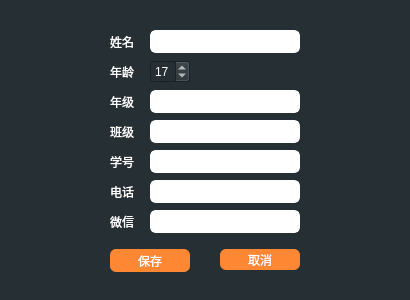
<?xml version="1.0" encoding="UTF-8"?>
<ui version="4.0">
 <class>Dlg_AddStu</class>
 <widget class="QDialog" name="Dlg_AddStu">
  <property name="geometry">
   <rect>
    <x>0</x>
    <y>0</y>
    <width>410</width>
    <height>300</height>
   </rect>
  </property>
  <property name="windowTitle">
   <string>学生信息</string>
  </property>
  <property name="windowIcon">
   <iconset resource="res.qrc">
    <normaloff>:/login_icon.jpg</normaloff>:/login_icon.jpg</iconset>
  </property>
  <property name="styleSheet">
   <string notr="true">background-color: rgb(38, 47, 52);</string>
  </property>
  <widget class="QLabel" name="name">
   <property name="geometry">
    <rect>
     <x>110</x>
     <y>30</y>
     <width>30</width>
     <height>23</height>
    </rect>
   </property>
   <property name="styleSheet">
    <string notr="true">color: rgb(255, 255, 255);</string>
   </property>
   <property name="text">
    <string>姓名</string>
   </property>
  </widget>
  <widget class="QLabel" name="age">
   <property name="geometry">
    <rect>
     <x>110</x>
     <y>60</y>
     <width>30</width>
     <height>23</height>
    </rect>
   </property>
   <property name="styleSheet">
    <string notr="true">color: rgb(255, 255, 255);</string>
   </property>
   <property name="text">
    <string>年龄</string>
   </property>
  </widget>
  <widget class="QLabel" name="grade">
   <property name="geometry">
    <rect>
     <x>110</x>
     <y>90</y>
     <width>30</width>
     <height>23</height>
    </rect>
   </property>
   <property name="styleSheet">
    <string notr="true">color: rgb(255, 255, 255);</string>
   </property>
   <property name="text">
    <string>年级</string>
   </property>
  </widget>
  <widget class="QLabel" name="uiclass">
   <property name="geometry">
    <rect>
     <x>110</x>
     <y>120</y>
     <width>30</width>
     <height>23</height>
    </rect>
   </property>
   <property name="styleSheet">
    <string notr="true">color: rgb(255, 255, 255);</string>
   </property>
   <property name="text">
    <string>班级</string>
   </property>
  </widget>
  <widget class="QLabel" name="stuid">
   <property name="geometry">
    <rect>
     <x>110</x>
     <y>150</y>
     <width>30</width>
     <height>23</height>
    </rect>
   </property>
   <property name="styleSheet">
    <string notr="true">color: rgb(255, 255, 255);</string>
   </property>
   <property name="text">
    <string>学号</string>
   </property>
  </widget>
  <widget class="QLabel" name="phone">
   <property name="geometry">
    <rect>
     <x>110</x>
     <y>180</y>
     <width>30</width>
     <height>23</height>
    </rect>
   </property>
   <property name="styleSheet">
    <string notr="true">color: rgb(255, 255, 255);</string>
   </property>
   <property name="text">
    <string>电话</string>
   </property>
  </widget>
  <widget class="QLineEdit" name="lname">
   <property name="geometry">
    <rect>
     <x>150</x>
     <y>30</y>
     <width>150</width>
     <height>23</height>
    </rect>
   </property>
   <property name="styleSheet">
    <string notr="true">    border: 2px solid #fff;
    border-radius:6px;
background-color: rgb(255, 255, 255);
color: rgb(38, 47, 52);</string>
   </property>
  </widget>
  <widget class="QLineEdit" name="lgrade">
   <property name="geometry">
    <rect>
     <x>150</x>
     <y>90</y>
     <width>150</width>
     <height>23</height>
    </rect>
   </property>
   <property name="styleSheet">
    <string notr="true">    border: 2px solid #fff;
    border-radius:6px;
background-color: rgb(255, 255, 255);
color: rgb(38, 47, 52);</string>
   </property>
  </widget>
  <widget class="QLineEdit" name="luiclass">
   <property name="geometry">
    <rect>
     <x>150</x>
     <y>120</y>
     <width>150</width>
     <height>23</height>
    </rect>
   </property>
   <property name="styleSheet">
    <string notr="true">    border: 2px solid #fff;
    border-radius:6px;
background-color: rgb(255, 255, 255);
color: rgb(38, 47, 52);</string>
   </property>
  </widget>
  <widget class="QLineEdit" name="lstuid">
   <property name="geometry">
    <rect>
     <x>150</x>
     <y>150</y>
     <width>150</width>
     <height>23</height>
    </rect>
   </property>
   <property name="styleSheet">
    <string notr="true">    border: 2px solid #fff;
    border-radius:6px;
background-color: rgb(255, 255, 255);
color: rgb(38, 47, 52);</string>
   </property>
  </widget>
  <widget class="QLineEdit" name="lphone">
   <property name="geometry">
    <rect>
     <x>150</x>
     <y>180</y>
     <width>150</width>
     <height>23</height>
    </rect>
   </property>
   <property name="styleSheet">
    <string notr="true">    border: 2px solid #fff;
    border-radius:6px;
background-color: rgb(255, 255, 255);
color: rgb(38, 47, 52);</string>
   </property>
  </widget>
  <widget class="QSpinBox" name="sage">
   <property name="geometry">
    <rect>
     <x>150</x>
     <y>60</y>
     <width>40</width>
     <height>23</height>
    </rect>
   </property>
   <property name="styleSheet">
    <string notr="true">color: rgb(255, 255, 255);
border-color: rgb(255, 255, 255);</string>
   </property>
   <property name="maximum">
    <number>100</number>
   </property>
   <property name="value">
    <number>17</number>
   </property>
  </widget>
  <widget class="QWidget" name="widget" native="true">
   <property name="geometry">
    <rect>
     <x>0</x>
     <y>239</y>
     <width>410</width>
     <height>61</height>
    </rect>
   </property>
   <widget class="QPushButton" name="btn_b">
    <property name="geometry">
     <rect>
      <x>110</x>
      <y>10</y>
      <width>80</width>
      <height>23</height>
     </rect>
    </property>
    <property name="styleSheet">
     <string notr="true">border-radius:6px;
color: rgb(255, 255, 255);
background-color: rgb(253, 135, 50);</string>
    </property>
    <property name="text">
     <string>保存</string>
    </property>
   </widget>
   <widget class="QPushButton" name="btn_q">
    <property name="geometry">
     <rect>
      <x>220</x>
      <y>10</y>
      <width>80</width>
      <height>21</height>
     </rect>
    </property>
    <property name="styleSheet">
     <string notr="true">border-radius:6px;
color: rgb(255, 255, 255);
background-color: rgb(253, 135, 50);</string>
    </property>
    <property name="text">
     <string>取消</string>
    </property>
   </widget>
  </widget>
  <widget class="QLineEdit" name="lwechat">
   <property name="geometry">
    <rect>
     <x>150</x>
     <y>210</y>
     <width>150</width>
     <height>23</height>
    </rect>
   </property>
   <property name="styleSheet">
    <string notr="true">    border: 2px solid #fff;
    border-radius:6px;
background-color: rgb(255, 255, 255);
color: rgb(38, 47, 52);</string>
   </property>
  </widget>
  <widget class="QLabel" name="wechat">
   <property name="geometry">
    <rect>
     <x>110</x>
     <y>210</y>
     <width>30</width>
     <height>23</height>
    </rect>
   </property>
   <property name="styleSheet">
    <string notr="true">color: rgb(255, 255, 255);</string>
   </property>
   <property name="text">
    <string>微信</string>
   </property>
  </widget>
 </widget>
 <tabstops>
  <tabstop>lname</tabstop>
  <tabstop>sage</tabstop>
  <tabstop>lgrade</tabstop>
  <tabstop>luiclass</tabstop>
  <tabstop>lstuid</tabstop>
  <tabstop>lphone</tabstop>
  <tabstop>lwechat</tabstop>
  <tabstop>btn_b</tabstop>
  <tabstop>btn_q</tabstop>
 </tabstops>
 <resources>
  <include location="res.qrc"/>
 </resources>
 <connections/>
</ui>
